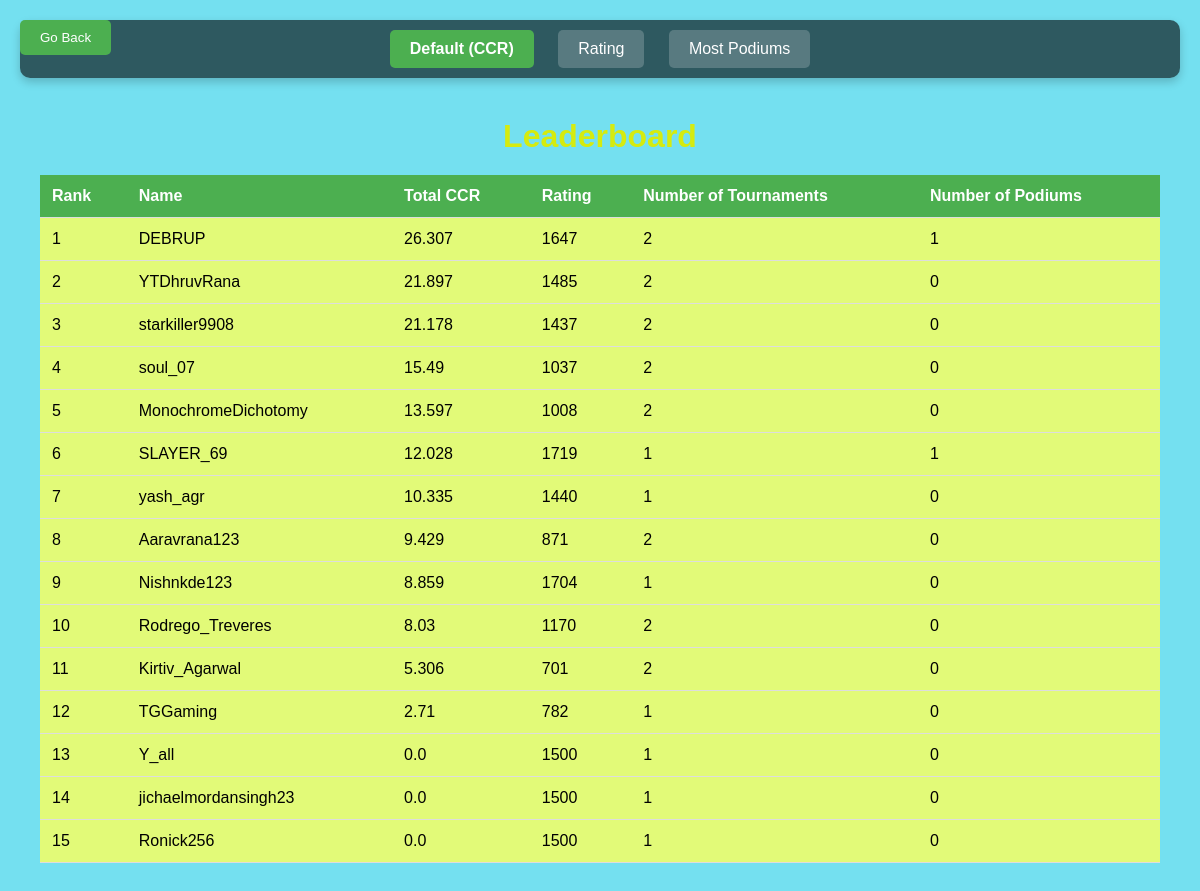
The page /viewplayers on the database as committed earlier.
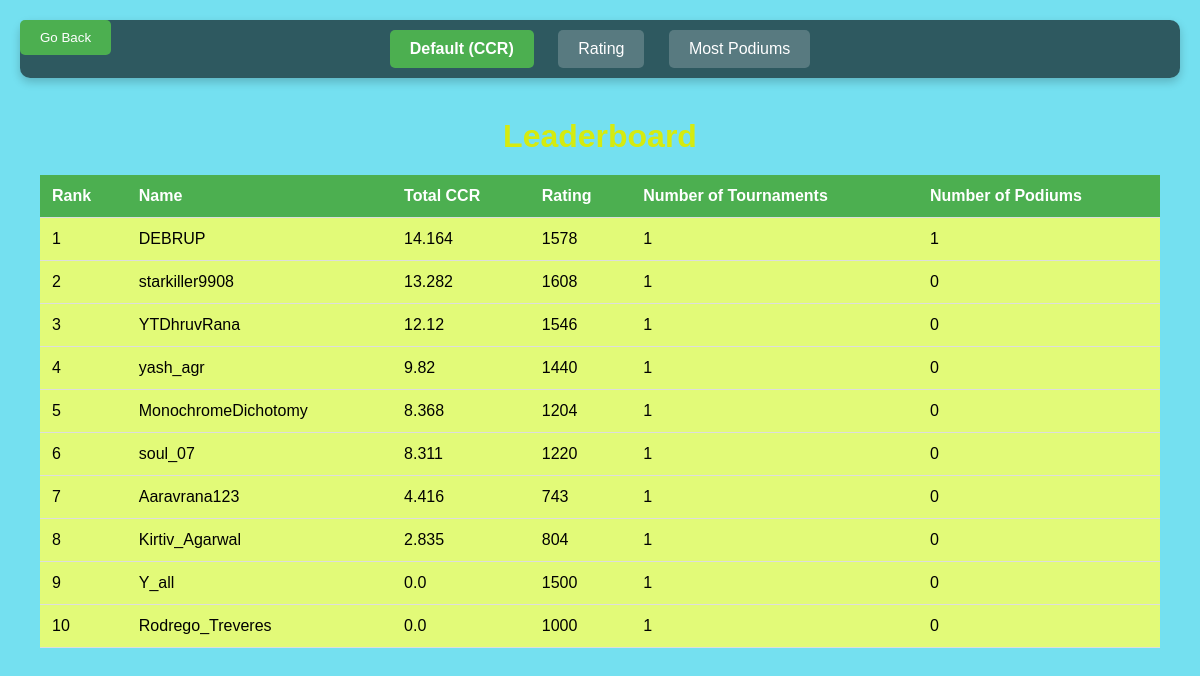
The same page on the database as committed later.
### tables this page shows
CREATE TABLE players (
        name TEXT NOT NULL,
        rating INTEGER NOT NULL,
        ccr REAL NOT NULL,
        tourns INTEGER NOT NULL,
        podiums INTEGER NOT NULL
    );

### app.py (the view, shortened to what this page needs)
@app.route('/viewplayers', methods=['GET', 'POST'])
def viewplayers():
    try:
        updateccr()
        if request.method == 'GET':
            sort_by = 'ccr'
            conn = sqlite3.connect('data/main.db')
            c = conn.cursor()
            c.execute(f'SELECT * FROM players ORDER BY ccr DESC')
            rows = c.fetchall()
            return render_template('viewplayers.html',data=rows,sort_by=sort_by)
    except Exception as e:
        print('Relay Error from ViewPlayers: ', e)
        return render_template('viewplayers.html', data=(), sort_by='ccr')

### app.py (called while the page is built)
def ccrdecay(ccr, weight, tournament_date):
    try:
        today = datetime.now()
        days_elapsed = (today - tournament_date).days
        early_decay_days = min(days_elapsed, int(weight * 15))
        early_decay = early_decay_days * 0.005
        late_decay_days = max(0, days_elapsed - int(weight * 15))
        late_decay = late_decay_days * 0.1
        total_decay = early_decay + late_decay
        decayed_ccr = max(0, ccr - total_decay)
        return decayed_ccr
    except Exception as e:
        print(f"Error calculating CCR decay: {e}")
        return round(ccr,3)

### templates/viewplayers.html (shortened to what this page needs)
<!DOCTYPE html>
<html lang="en">
<head>
    <link rel="stylesheet" href="{{ url_for('static', filename='styles_lboard.css') }}">
</head>
<body>
    <button class="back-button" onclick="goBack()">Go Back</button>
    <div class="sorting-pane">
        <form method="POST" action="/viewplayers">
            <button type="submit" name="sort_by" value="ccr" class="{{ 'active' if sort_by == 'ccr' else '' }}">Default (CCR)</button>
            <button type="submit" name="sort_by" value="rating" class="{{ 'active' if sort_by == 'rating' else '' }}">Rating</button>
            <button type="submit" name="sort_by" value="podiums" class="{{ 'active' if sort_by == 'podiums' else '' }}">Most Podiums</button>
        </form>
    </div>
    <div class="container">
        <h1 class="header">Leaderboard</h1>
        {% if data %}
            <table>
                <thead>
                    <tr>
                        <th>Rank</th>
                        <th>Name</th>
                        <th>Total CCR</th>
                        <th>Rating</th>
                        <th>Number of Tournaments</th>
                        <th>Number of Podiums</th>
                    </tr>
                </thead>
                <tbody>
                    {% for player in data %}
                        <tr>
                            <td>{{ loop.index }}</td>
                            <td>{{ player[0] }}</td>
                            <td>{{ player[2] | round(3) }}</td>
                            <td>{{ player[1] }}</td>
                            <td>{{ player[3] }}</td>
                            <td>{{ player[4] }}</td>
                        </tr>
                    {% endfor %}
                </tbody>
            </table>
        {% else %}
            <p>No players available to display the leaderboard.</p>
        {% endif %}
    </div>
</body>
</html>

### static/styles_lboard.css (style rules this page uses)
* { margin: 0; padding: 0; box-sizing: border-box; }
body { background: url("../static/chessbg.png"); }
.back-button { position: fixed; top: 20px; left: 20px; padding: 10px 20px; background-color: #4CAF50; color: white; border: none; border-radius: 5px; cursor: pointer; }
body { font-family: Arial, sans-serif; background-color: rgb(116, 224, 240); margin: 0; padding: 20px; }
.container { max-width: 1200px; margin: 0 auto; padding: 20px; }
.header { text-align: center; margin-bottom: 20px; color: #d5eb0f; }
table { width: 100%; border-collapse: collapse; margin-top: 20px; background-color: #e2fa78; }
th, td { padding: 12px; text-align: left; border-bottom: 1px solid #ddd; }
th { background-color: #4CAF50; color: white; }
table td, table th { font-size: 16px; }
table th { font-weight: bold; }
.sorting-pane { display: flex; justify-content: center; margin-bottom: 20px; background-color: rgba(0, 0, 0, 0.6); padding: 10px; border-radius: 10px; box-shadow: 0 4px 10px rgba(0, 0, 0, 0.2); }
.sorting-pane button { padding: 10px 20px; margin: 0 10px; font-size: 1rem; color: white; background-color: rgba(255, 255, 255, 0.2); border: none; border-radius: 5px; cursor: pointer; transition: background-color 0.3s ease, font-weight 0.3s ease; }
.sorting-pane button.active { background-color: #4CAF50; font-weight: bold; }

Rows that differ between the two databases and show on the page:
removed players: name "SLAYER_69", ccr "12.028", rating "1719", tourns "1", podiums "1"
removed players: name "Nishnkde123", ccr "8.859", rating "1704", tourns "1", podiums "0"
removed players: name "TGGaming", ccr "2.71", rating "782", tourns "1", podiums "0"
removed players: name "jichaelmordansingh23", ccr "0.0", rating "1500", tourns "1", podiums "0"
removed players: name "Ronick256", ccr "0.0", rating "1500", tourns "1", podiums "0"
changed players "DEBRUP": ccr "26.307" → "14.164"; rating "1647" → "1578"; tourns "2" → "1"
changed players "starkiller9908": ccr "21.178" → "13.282"; rating "1437" → "1608"; tourns "2" → "1"; moves up the list
changed players "YTDhruvRana": ccr "21.897" → "12.12"; rating "1485" → "1546"; tourns "2" → "1"
changed players "yash_agr": ccr "10.335" → "9.82"; moves up the list
changed players "MonochromeDichotomy": ccr "13.597" → "8.368"; rating "1008" → "1204"; tourns "2" → "1"; moves down the list
changed players "soul_07": ccr "15.49" → "8.311"; rating "1037" → "1220"; tourns "2" → "1"
changed players "Aaravrana123": ccr "9.429" → "4.416"; rating "871" → "743"; tourns "2" → "1"
changed players "Kirtiv_Agarwal": ccr "5.306" → "2.835"; rating "701" → "804"; tourns "2" → "1"
changed players "Rodrego_Treveres": ccr "8.03" → "0.0"; rating "1170" → "1000"; tourns "2" → "1"; moves down the list
